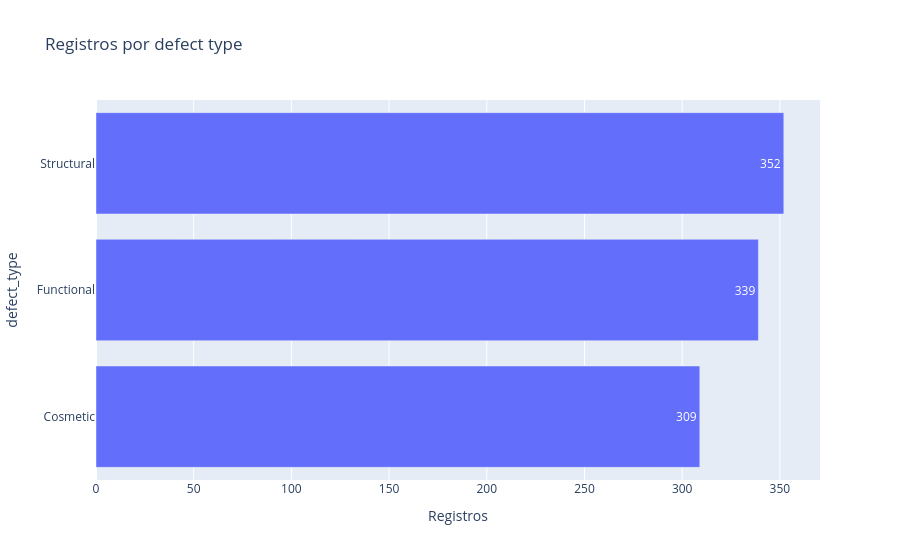
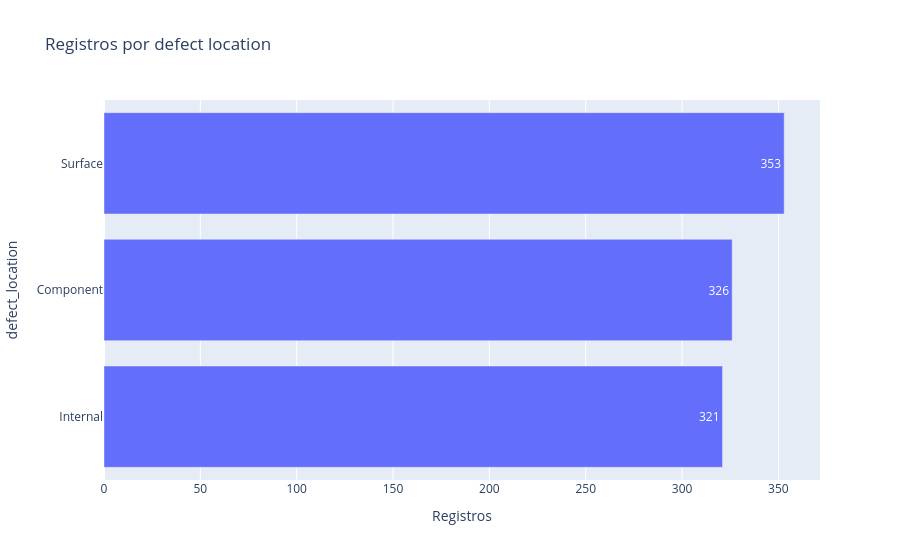
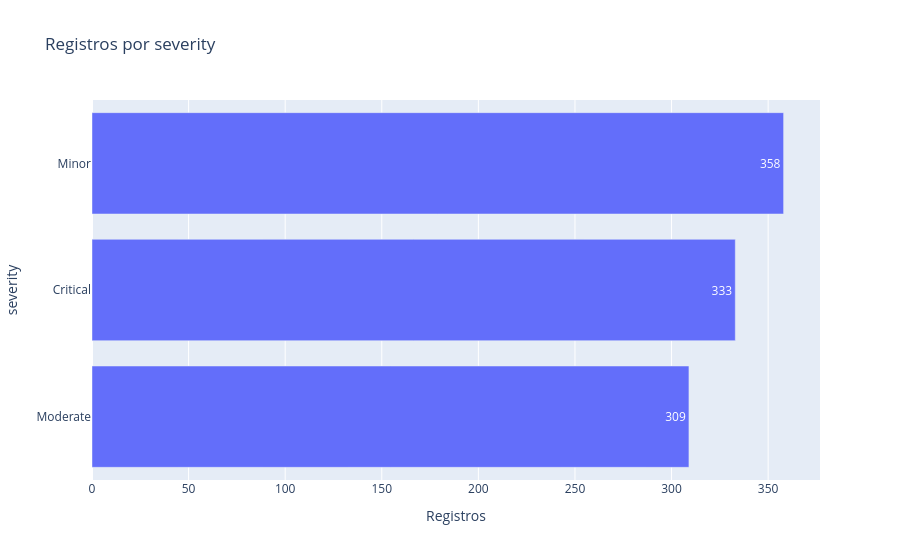
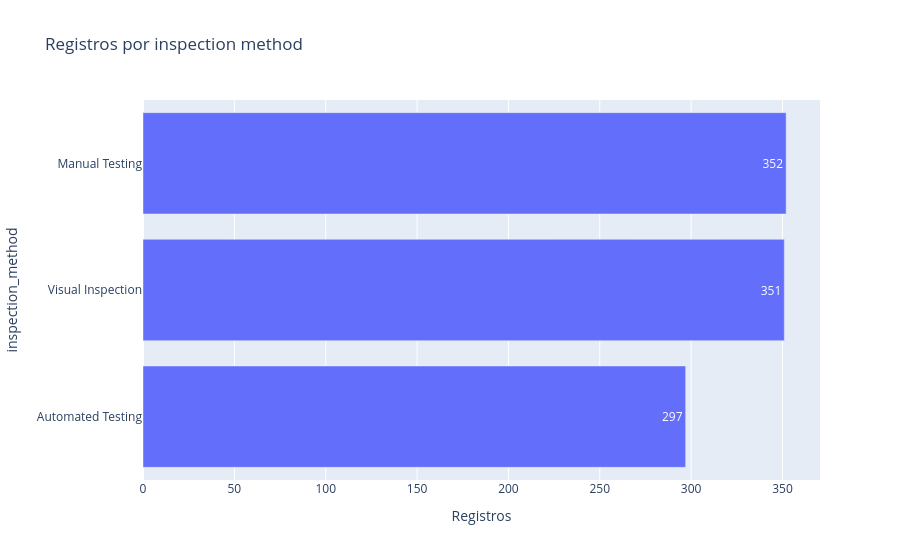

Here is the notebook cell these charts were saved with, in order:
### Code cell
# Frequência e participação de cada categoria
categorias = ['defect_type', 'defect_location', 'severity', 'inspection_method']
for coluna in categorias:
    contagem = df[coluna].value_counts(dropna=False).rename_axis(coluna).reset_index(name='registros')
    contagem['participacao (%)'] = (100 * contagem['registros'] / len(df)).round(1)
    display(contagem)

    fig = px.bar(
        contagem.sort_values('registros'), x='registros', y=coluna,
        orientation='h', text='registros',
        title=f'Registros por {coluna.replace("_", " ")}',
        labels={'registros': 'Registros'},
    )
    fig.update_layout(showlegend=False)
    fig.show()

produtos = df['product_id'].value_counts().head(10).sort_values().rename_axis('product_id').reset_index(name='registros')
px.bar(
    produtos, x='registros', y='product_id', orientation='h', text='registros',
    title='Produtos com mais registros de defeito (10 primeiros)',
    labels={'registros': 'Registros', 'product_id': 'Produto'},
).show()

### Figure 1 — Plotly figure (JSON) as saved in the notebook; plotly's stock layout.template omitted (floating-point values rounded to 4 significant figures)
{"data": [{"hovertemplate": "Registros=%{text}<br>defect_type=%{y}<extra></extra>", "legendgroup": "", "marker": {"color": "#636efa", "pattern": {"shape": ""}}, "name": "", "orientation": "h", "showlegend": false, "text": [309.0, 339.0, 352.0], "textposition": "auto", "type": "bar", "x": [309, 339, 352], "xaxis": "x", "y": ["Cosmetic", "Functional", "Structural"], "yaxis": "y"}], "layout": {"barmode": "relative", "legend": {"tracegroupgap": 0}, "showlegend": false, "title": {"text": "Registros por defect type"}, "xaxis": {"anchor": "y", "domain": [0, 1], "title": {"text": "Registros"}}, "yaxis": {"anchor": "x", "domain": [0, 1], "title": {"text": "defect_type"}}}}

### Figure 2 — Plotly figure (JSON) as saved in the notebook; plotly's stock layout.template omitted (floating-point values rounded to 4 significant figures)
{"data": [{"hovertemplate": "Registros=%{text}<br>defect_location=%{y}<extra></extra>", "legendgroup": "", "marker": {"color": "#636efa", "pattern": {"shape": ""}}, "name": "", "orientation": "h", "showlegend": false, "text": [321.0, 326.0, 353.0], "textposition": "auto", "type": "bar", "x": [321, 326, 353], "xaxis": "x", "y": ["Internal", "Component", "Surface"], "yaxis": "y"}], "layout": {"barmode": "relative", "legend": {"tracegroupgap": 0}, "showlegend": false, "title": {"text": "Registros por defect location"}, "xaxis": {"anchor": "y", "domain": [0, 1], "title": {"text": "Registros"}}, "yaxis": {"anchor": "x", "domain": [0, 1], "title": {"text": "defect_location"}}}}

### Figure 3 — Plotly figure (JSON) as saved in the notebook; plotly's stock layout.template omitted (floating-point values rounded to 4 significant figures)
{"data": [{"hovertemplate": "Registros=%{text}<br>severity=%{y}<extra></extra>", "legendgroup": "", "marker": {"color": "#636efa", "pattern": {"shape": ""}}, "name": "", "orientation": "h", "showlegend": false, "text": [309.0, 333.0, 358.0], "textposition": "auto", "type": "bar", "x": [309, 333, 358], "xaxis": "x", "y": ["Moderate", "Critical", "Minor"], "yaxis": "y"}], "layout": {"barmode": "relative", "legend": {"tracegroupgap": 0}, "showlegend": false, "title": {"text": "Registros por severity"}, "xaxis": {"anchor": "y", "domain": [0, 1], "title": {"text": "Registros"}}, "yaxis": {"anchor": "x", "domain": [0, 1], "title": {"text": "severity"}}}}

### Figure 4 — Plotly figure (JSON) as saved in the notebook; plotly's stock layout.template omitted (floating-point values rounded to 4 significant figures)
{"data": [{"hovertemplate": "Registros=%{text}<br>inspection_method=%{y}<extra></extra>", "legendgroup": "", "marker": {"color": "#636efa", "pattern": {"shape": ""}}, "name": "", "orientation": "h", "showlegend": false, "text": [297.0, 351.0, 352.0], "textposition": "auto", "type": "bar", "x": [297, 351, 352], "xaxis": "x", "y": ["Automated Testing", "Visual Inspection", "Manual Testing"], "yaxis": "y"}], "layout": {"barmode": "relative", "legend": {"tracegroupgap": 0}, "showlegend": false, "title": {"text": "Registros por inspection method"}, "xaxis": {"anchor": "y", "domain": [0, 1], "title": {"text": "Registros"}}, "yaxis": {"anchor": "x", "domain": [0, 1], "title": {"text": "inspection_method"}}}}
